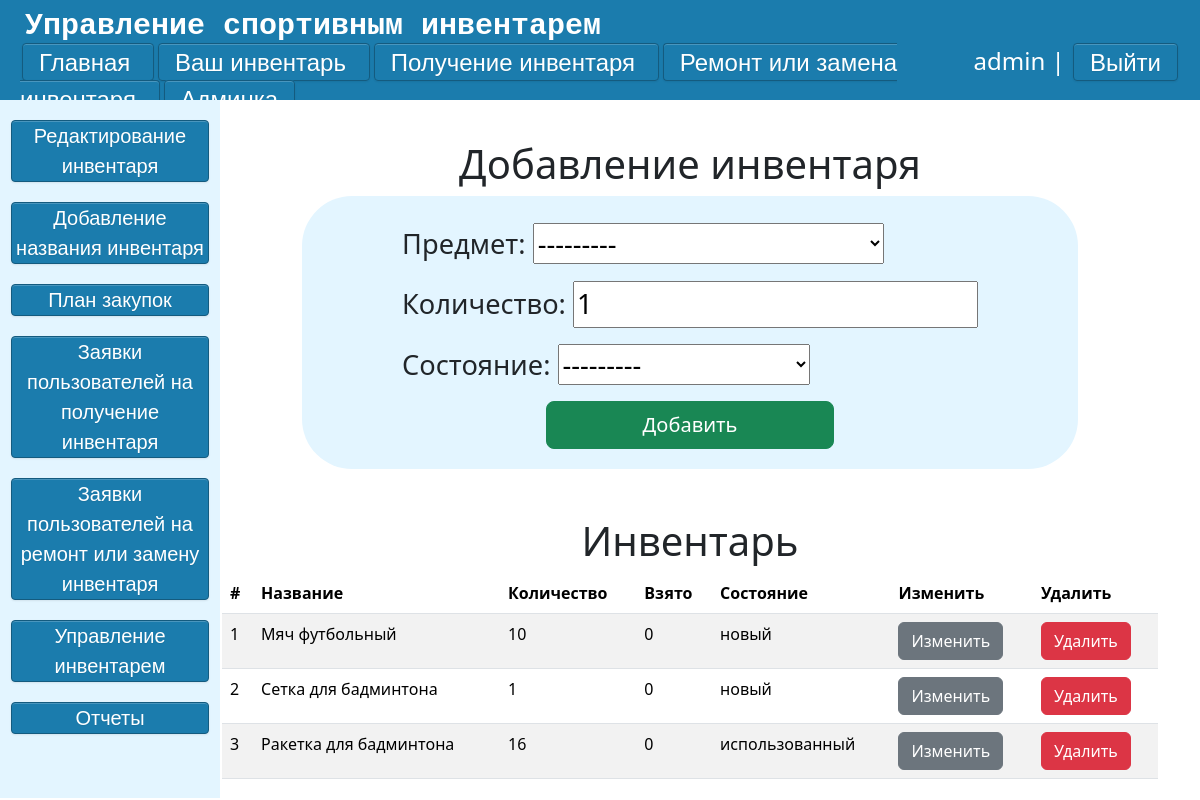
Page /console/edit-inventory/ (signed in) on the committed database.
### main/models.py (models this page shows, shortened)
class Goods(models.Model):
    CONDITION_CHOICES = [
        ('новый', 'новый'),
        ('использованный', 'использованный'),
        ('сломанный', 'сломанный'),
    ]
    goods = models.ForeignKey('Goods_Names',on_delete=models.CASCADE,null=True,verbose_name='Предмет')
    count = models.IntegerField('Количество', default=1,validators=[MinValueValidator(1)])
    rented_count = models.IntegerField('Взято', default=0,validators=[MinValueValidator(0)])
    condition = models.CharField('Состояние', max_length=20, choices=CONDITION_CHOICES)
    created_at = models.DateTimeField('Добавлено', default=timezone.now)
    updated_at = models.DateTimeField('Обновлено', auto_now=True)
    class Meta:
        verbose_name = "Инвентарь"
        verbose_name_plural = "Инвентарь"
    def get_absolute_url(self):
        return reverse("Update_inventory", kwargs={"post_id": self.id})
    def get_absolute_url_del(self):
        return reverse("Delete_inventory", kwargs={"post_id": self.id})

class Goods_Names(models.Model):
    name_of_good = models.CharField('Название', max_length=30)
    def __str__(self):
        return self.name_of_good
    class Meta:
        verbose_name = "Название инвентаря"
        verbose_name_plural = "Названия инвентаря"

### main/views.py (the view)
# urls.py: path('console/edit-inventory/', views.edit_inventory, name='edit_inventory'),
def edit_inventory(request):
    if request.user.is_superuser:
        g = list(Goods.objects.all())
        if request.method == "POST":
            form = UpdateGoodsForm(request.POST or None)
            if form.is_valid():
                form.save()
                return redirect('edit_inventory')
        else:
            form = UpdateGoodsForm()
        return render(request, 'admin/edit_inventory.html', {'form': form ,'g':g})
    else:
        return render(request, 'admin/Error.html')

### main/forms.py
class UpdateGoodsForm(forms.ModelForm):
    class Meta:
        model = Goods
        fields = ('goods', 'count', 'condition')
        labels = {
            'goods': 'Предмет',
            'count': 'Количество',
            'condition': 'Состояние',
        }

### main/templates/admin/edit_inventory.html (shortened to what this page needs)
{% extends 'admin/admin-layout.html' %}
{% block script %}
    <link rel="stylesheet" href="https://cdn.jsdelivr.net/npm/flatpickr/dist/flatpickr.min.css">
{% endblock %}
{% block content %}
    <div class="admin-form-edit-inventory">
        <h1>Добавление инвентаря</h1>
        <div class="form_admin">
            <form method="post" class="form_content">
            {{ form.as_p }}
                <div class="d-grid gap-2 col-6 mx-auto">
                    <button type="submit" class = 'btn btn-success btn-lg'>Добавить</button>
                </div>
            </form>
        </div>
        <div class="container mt-5">
                <h1>Инвентарь</h1>
                    <table  class="table table-striped">
                      <thead>
                        <tr>
                            <th>#</th>
                            <th>Название</th>
                            <th>Количество</th>
                            <th>Взято</th>
                            <th>Состояние</th>
                            <th>Изменить</th>
                            <th>Удалить</th>
                        </tr>
                      </thead>
                      <tbody>
                      {% for el in g %}
                        <tr>
                            <td> {{ forloop.counter }}</td>
                            <td> {{el.goods}}</td>
                            <td> {{el.count}}</td>
                            <td> {{el.rented_count}}</td>
                            <td> {{el.condition}}</td>
                            <td><a class="btn btn-secondary" href="{{el.get_absolute_url}}">Изменить</a></td>
                            <td><a class="btn btn-danger" href="{{el.get_absolute_url_del}}" >Удалить</a></td>
                        </tr>
                        {% endfor %}
                    </table>
        </div>
    </div>
{% endblock %}

### main/templates/admin/admin-layout.html (shortened to what this page needs)
{% load static %}
<!DOCTYPE html>
<html lang="ru">
<head>
    <link rel="stylesheet" href="https://cdn.jsdelivr.net/npm/bootstrap@5.3.2/dist/css/bootstrap.min.css">
    <link rel="stylesheet" href="{% static 'main/css/css.css' %}">
    <link rel="stylesheet" href="{% static 'main/css/buttons.css' %}">
    {% block script %}
    {% endblock script%}
</head>
<body>
    <div class = "back">
        <div class = 'top'>
                <div class="logo2"><samp>Управление спортивным инвентарем</samp></div>
                <div class = 'lower'>
                    <div class="left-shortcuts">
                        <a href="{% url 'main' %}" class = 'btn3'> Главная </a>
                        <a href="{% url 'my' %}" class = 'btn3'> Ваш инвентарь </a>
                        <a href="{% url 'application-get' %}" class = 'btn3'> Получение инвентаря </a>
                        <a href="{% url 'application-repair' %}" class = 'btn3'> Ремонт или замена инвентаря </a>
                        {% if request.user.is_superuser %}
                        <a href="{% url 'console' %}" class = 'btn3'> Админка </a>
                        {% endif %}
                    </div>
                    <div class="right-shortcuts">
                        {% if request.user.is_authenticated %}
                            <li class="last"> {{user.username}} | <a href="{% url 'logout' %}" class="btn3">Выйти</a></li>
                        {% else %}
                            <li class="last"><a href="register" class="btn3"> Регистрация</a>  <a href="login" class="btn3"> Войти </a></li>
                        {% endif %}
                    </div>
                </div>
        </div>
        <div class ="admin-content">
            <div class="side-bar">
                <a href="{% url 'edit_inventory' %}" class = 'btn4'> Редактирование инвентаря </a>
                <a href="{% url 'new_name_inventory' %}" class = 'btn4'> Добавление названия инвентаря </a>
                <a href="{% url 'purchase_plan' %}" class = 'btn4'> План закупок </a>
                <a href="{% url 'Request_for_receipt_inventory' %}" class = 'btn4'> Заявки пользователей на получение инвентаря</a>
                <a href="{% url 'Request_for_repair_inventory' %}" class = 'btn4'> Заявки пользователей на ремонт или замену инвентаря </a>
                <a href="{% url 'Inventory_management' %}" class = 'btn4'> Управление инвентарем </a>
                <a href="{% url 'history' %}" class = 'btn4'> Отчеты </a>
            </div>
            <div class="right-content">
                {% block content  %}
                {% endblock %}
            </div>
        </div>
    </div>
</body>
</html>

### main/static/main/css/css.css (style rules this page uses)
body { height: 100vh; width: 100vw; }
.top { display: grid; place-items: left; background: #1B7CAD; width: 100%; height: 100px; overflow: auto; }
.lower { display: grid; grid-template-columns: 80% 20%; padding: 10px width: 100%; padding-left: 20px; padding-right: 20px; font-size: 24px; margin-top: -6px; }
.back { height: 100%; width: 100%; overflow: auto; }
.logo2 { font-size: 30px; margin-left: 25px; font-weight: bold; color: #fff; }
.last { float:right; color: #fff; }
h1 { text-align: center; }
li { list-style-type: none; }
.side-bar { width: 220px; background: #e3f5ff; overflow: auto; font-size: 20px; }
.admin-content { display: grid; grid-template-columns: 210px 80vw; height: 87.3% }
.right-content { width: 100%; margin-top: 40px; margin-right: auto; margin-left: auto; overflow: auto; }
.form_admin { display: grid; place-items: center; }
.form_content { padding-top: 27px; font-size: 1.7rem; background-color: #e3f5ff; padding-left: 100px; padding-right: 100px; border-radius: 50px; padding-bottom: 20px; }

### main/static/main/css/buttons.css (style rules this page uses)
a.btn3 { border-radius: 4px; -webkit-box-shadow: inset 0 1px 0 rgba(255, 255, 255, 0.2), 0 1px 2px rgba(0, 0, 0, 0.08); -moz-box-shadow: inset 0 1px 0 rgba(255, 255, 255, 0.2), 0 1px 2px rgba(0, 0, 0, 0.08); box-shadow: inset 0 1px 0 rgba(255, 255, 255, 0.2), 0 1px 2px rgba(0, 0, 0, 0.08); color: #fff; width: auto; text-align: center; font-family: Arial, Helvetica, sans-serif; padding: 4.5px 16px; margin: 20px 2px; text-decoration: none; text-shadow: 0 1px 1px rgba(0, 0, 0, 0.075); -webkit-transition: background-color 0.1s linear; -moz-transition: background-color 0.1s linear; -o-transition: background-color 0.1s linear; transition: background-color 0.1s linear; background-color: rgb( 27, 124, 173 ); border: 1px solid rgb( 20, 91, 127 ); }
a.btn4 { border-radius: 4px; -webkit-box-shadow: inset 0 1px 0 rgba(255, 255, 255, 0.2), 0 1px 2px rgba(0, 0, 0, 0.08); -moz-box-shadow: inset 0 1px 0 rgba(255, 255, 255, 0.2), 0 1px 2px rgba(0, 0, 0, 0.08); box-shadow: inset 0 1px 0 rgba(255, 255, 255, 0.2), 0 1px 2px rgba(0, 0, 0, 0.08); color: #fff; display:block; width:90%; margin: 20px auto; text-align: center; font-family: Arial, Helvetica, sans-serif; text-decoration: none; text-shadow: 0 1px 1px rgba(0, 0, 0, 0.075); -webkit-transition: background-color 0.1s linear; -moz-transition: background-color 0.1s linear; -o-transition: background-color 0.1s linear; transition: background-color 0.1s linear; background-color: rgb( 27, 124, 173 ); border: 1px solid rgb( 20, 91, 127 ); }

### rows in the picture
Goods: goods "Мяч футбольный", count "10", rented_count "0", condition "новый"
Goods: goods "Сетка для бадминтона", count "1", rented_count "0", condition "новый"
Goods: goods "Ракетка для бадминтона", count "16", rented_count "0", condition "использованный"

### other values in the picture
{{ user.username }} "admin"
